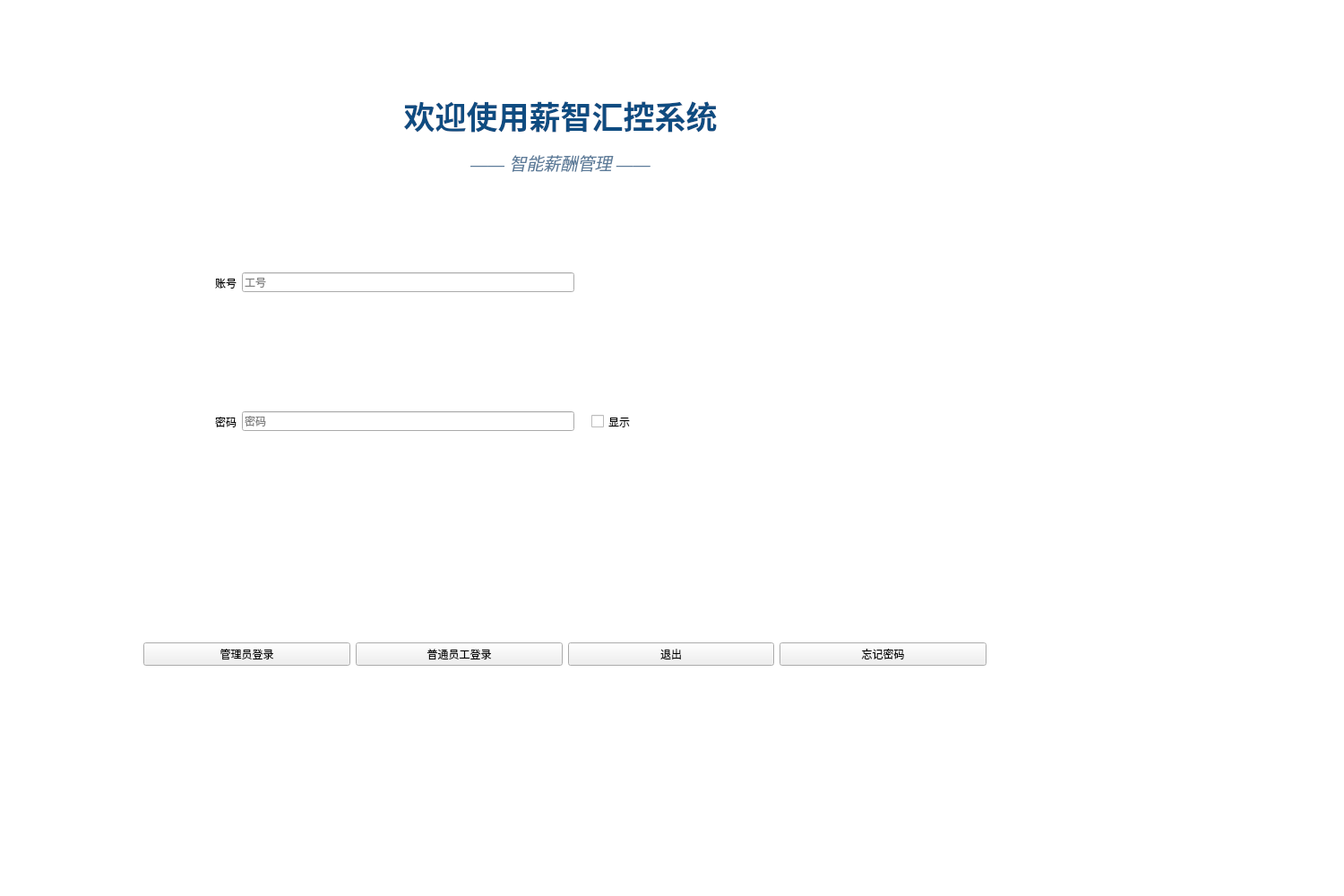
<?xml version="1.0" encoding="UTF-8"?>
<ui version="4.0">
 <class>login</class>
 <widget class="QWidget" name="login">
  <property name="geometry">
   <rect>
    <x>0</x>
    <y>0</y>
    <width>1500</width>
    <height>1000</height>
   </rect>
  </property>
  <property name="windowTitle">
   <string>login</string>
  </property>
  <property name="styleSheet">
   <string notr="true"/>
  </property>
  <widget class="QWidget" name="horizontalLayoutWidget">
   <property name="geometry">
    <rect>
     <x>240</x>
     <y>250</y>
     <width>401</width>
     <height>131</height>
    </rect>
   </property>
   <layout class="QHBoxLayout" name="horizontalLayout">
    <item>
     <widget class="QLabel" name="label">
      <property name="minimumSize">
       <size>
        <width>0</width>
        <height>0</height>
       </size>
      </property>
      <property name="text">
       <string>账号</string>
      </property>
     </widget>
    </item>
    <item>
     <widget class="QLineEdit" name="useid">
      <property name="placeholderText">
       <string>工号</string>
      </property>
     </widget>
    </item>
   </layout>
  </widget>
  <widget class="QWidget" name="horizontalLayoutWidget_2">
   <property name="geometry">
    <rect>
     <x>240</x>
     <y>410</y>
     <width>401</width>
     <height>121</height>
    </rect>
   </property>
   <layout class="QHBoxLayout" name="horizontalLayout_2">
    <item>
     <widget class="QLabel" name="label_2">
      <property name="minimumSize">
       <size>
        <width>0</width>
        <height>0</height>
       </size>
      </property>
      <property name="text">
       <string>密码</string>
      </property>
     </widget>
    </item>
    <item>
     <widget class="QLineEdit" name="password">
      <property name="placeholderText">
       <string>密码</string>
      </property>
     </widget>
    </item>
   </layout>
  </widget>
  <widget class="QCheckBox" name="checkBox">
   <property name="geometry">
    <rect>
     <x>660</x>
     <y>440</y>
     <width>91</width>
     <height>61</height>
    </rect>
   </property>
   <property name="text">
    <string>显示</string>
   </property>
  </widget>
  <widget class="QLabel" name="label_3">
   <property name="geometry">
    <rect>
     <x>210</x>
     <y>70</y>
     <width>831</width>
     <height>160</height>
    </rect>
   </property>
   <property name="text">
    <string>&lt;html&gt;&lt;head/&gt;&lt;body&gt;&lt;p align=&quot;center&quot;&gt;&lt;span style=&quot; font-size:26pt; font-weight:600; color:#0f4c81;&quot;&gt;欢迎使用薪智汇控系统&lt;/span&gt;&lt;/p&gt;&lt;p align=&quot;center&quot;&gt;&lt;span style=&quot; font-size:14pt; font-style:italic; color:#5c7b99;&quot;&gt;—— 智能薪酬管理 ——&lt;/span&gt;&lt;/p&gt;&lt;/body&gt;&lt;/html&gt;</string>
   </property>
  </widget>
  <widget class="QWidget" name="horizontalLayoutWidget_3">
   <property name="geometry">
    <rect>
     <x>160</x>
     <y>590</y>
     <width>941</width>
     <height>281</height>
    </rect>
   </property>
   <layout class="QHBoxLayout" name="horizontalLayout_4">
    <item>
     <widget class="QPushButton" name="Brn_adminlog">
      <property name="text">
       <string>管理员登录</string>
      </property>
     </widget>
    </item>
    <item>
     <widget class="QPushButton" name="Btn_userlog">
      <property name="text">
       <string>普通员工登录</string>
      </property>
     </widget>
    </item>
    <item>
     <widget class="QPushButton" name="Btn_exit">
      <property name="text">
       <string>退出</string>
      </property>
     </widget>
    </item>
    <item>
     <widget class="QPushButton" name="Btn_fogpawod">
      <property name="text">
       <string>忘记密码</string>
      </property>
     </widget>
    </item>
   </layout>
  </widget>
  <widget class="QListView" name="listView">
   <property name="geometry">
    <rect>
     <x>-80</x>
     <y>-90</y>
     <width>1671</width>
     <height>1121</height>
    </rect>
   </property>
   <property name="styleSheet">
    <string notr="true">background-image: url(:/back/imege1.png);</string>
   </property>
  </widget>
  <zorder>listView</zorder>
  <zorder>horizontalLayoutWidget</zorder>
  <zorder>horizontalLayoutWidget_2</zorder>
  <zorder>checkBox</zorder>
  <zorder>label_3</zorder>
  <zorder>horizontalLayoutWidget_3</zorder>
 </widget>
 <resources/>
 <connections/>
</ui>
